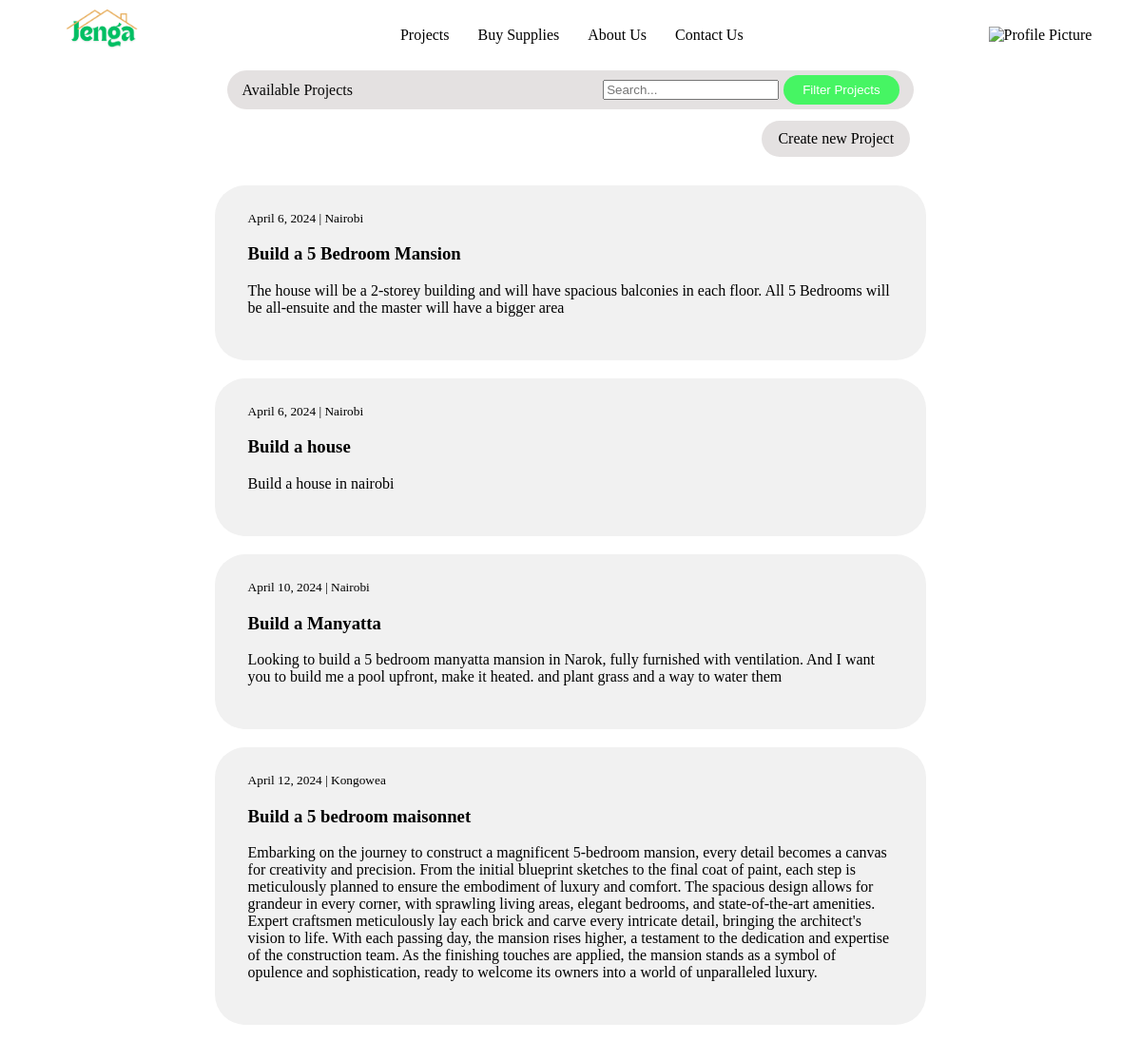
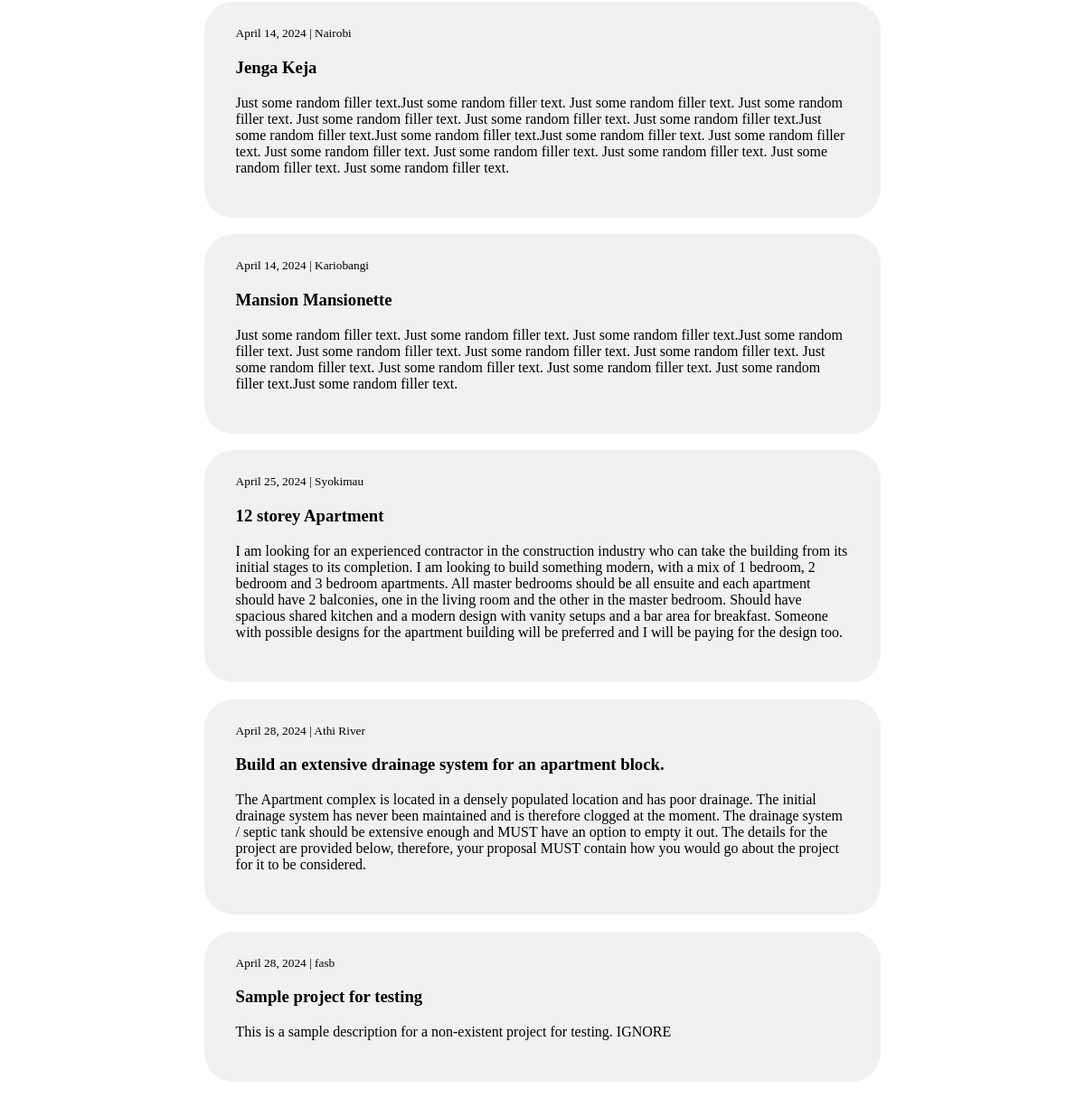
Page /projects/ (signed in) on the committed database (2 pictures, top to bottom).
### base/models.py (models this page shows, shortened)
class Project(models.Model):
    STATUS_CHOICES = (
        ('Open', 'Open'),
        ('In Progress', 'In Progress'),
        ('Completed', 'Completed'),
    )
    user = models.ForeignKey(User, on_delete=models.CASCADE, null=True, blank=True)
    title = models.CharField(max_length=211)
    budget = models.DecimalField(max_digits=10, decimal_places=2, default=0)
    location = models.CharField(max_length=100, null=True, blank=True)
    description  = models.TextField(null=True, blank=True)
    status = models.CharField(choices=STATUS_CHOICES, default='Open', max_length=20)
    created_at = models.DateTimeField(default=timezone.now)
    updated_at = models.DateTimeField(auto_now=True)

### base/views.py (the view)
# urls.py: path('projects/', ListingsTemplate.as_view(), name='projects'),
class ListingsTemplate(ListView):
    model = Project
    context_object_name = 'projects'
    template_name = 'base/projects.html'

### base/templates/base/projects.html (shortened to what this page needs)
{% extends 'base/main.html' %} {% block content %} {% load static %}
<!DOCTYPE html>
<html lang="en">
  <head>
    <link rel="stylesheet" href="{% static 'css/projects.css' %}" />
  </head>
  <body>
    <div class="proj-nav">
      <div class="proj-title">Available Projects</div>
      <div class="search-filter">
        <div class="search-bar">
          <input type="text" placeholder="Search..." />
        </div>
        <button class="filter-button" onclick="filterProjects()">
          Filter Projects
        </button>
      </div>
    </div>
    <div class="create-link">
      <a href="{% url 'project' %}">Create new Project</a>
    </div>
    <br />
    <div class="project-container">
      {% for project in projects %}
      <div class="project1">
        <a href="{% url 'project_detail' project.pk %}">
          <div class="projectDetails">
            {% if project.image %}
            <img src="{{ project.image.url }}" alt="Project Image" />
            <div class="project-description">
              <small
                >{{ project.created_at.date }} | {{ project.location }}</small
              >
              <h3>{{ project.title }}</h3>
              <p>{{ project.description }}</p>
            </div>
            {% else %}
            <div class="project-description">
              <small
                >{{ project.created_at.date }} | {{ project.location }}</small
              >
              <h3>{{ project.title }}</h3>
              <p>{{ project.description }}</p>
            </div>
            {% endif %}
          </div>
        </a>
      </div>
      {% endfor %}
    </div>
    {% endblock content %}

### static/css/main.css (style rules this page uses)
body { width: 96%; margin: auto; background-color: white; }

### static/css/projects.css (style rules this page uses)
.proj-nav { width: 60%; margin: auto; display: flex; align-items: center; justify-content: space-between; background-color: #e4e1e1; color: rgb(7, 7, 7); padding: 5px 15px; border-radius: 1.5rem; margin-bottom: 1%; }
.search-filter { display: flex; flex-wrap: row wrap-reverse; justify-content: flex-end; }
.search-bar { padding: 5px 5px; border-radius: 1.5rem; }
.filter-button { background-color: #46f563; color: #fff; border: none; padding: 8px 20px; border-radius: 1.5rem; cursor: pointer; }
.create-link { width: 62%; margin: auto; display: flex; flex-direction: row-reverse; border-radius: 1.5rem; color: black; text-decoration: none; }
.create-link a { background-color: #e4e1e1; padding: 10px 17px; border-radius: 1.5rem; text-decoration: none; color: black; }
.project-container { width: 65%; margin: auto; overflow: hidden; padding: 12px 15px; }
.project1 { background-color: #f1f1f1; padding: 15px 25px; margin-bottom: 2.5%; border-radius: 2rem; }
.project-container a { text-decoration: none; color: black; }
.projectDetails { margin-bottom: 5px; border-radius: 1.25rem; padding: 10px; }
.project-description { flex: 1; }

### rows in the picture
Project: created_at "April 6, 2024", location "Nairobi", title "Build a 5 Bedroom Mansion", description "The house will be a 2-storey building and will have spacious balconies in each floor. All 5 Bedrooms will be all-ensuite and the master will have a bigger area"
Project: created_at "April 6, 2024", location "Nairobi", title "Build a house", description "Build a house in nairobi"
Project: created_at "April 10, 2024", location "Nairobi", title "Build a Manyatta", description "Looking to build a 5 bedroom manyatta mansion in Narok, fully furnished with ventilation. And I want you to build me a pool upfront, make it heated. and plant grass and a way to water them"
Project: created_at "April 12, 2024", location "Kongowea", title "Build a 5 bedroom maisonnet", description "Embarking on the journey to construct a magnificent 5-bedroom mansion, every detail becomes a canvas for creativity and precision. From the initial blueprint sketches to the final coat of paint, each step is meticulously planned to ensure the embodiment of luxury and comfort. The spacious design allows for grandeur in every corner, with sprawling living areas, elegant bedrooms, and state-of-the-art amenities. Expert craftsmen meticulously lay each brick and carve every intricate detail, bringing the architect's vision to life. With each passing day, the mansion rises higher, a testament to the dedication and expertise of the construction team. As the finishing touches are applied, the…"
Project: created_at "April 14, 2024", location "Nairobi", title "Jenga Keja", description "Just some random filler text.Just some random filler text. Just some random filler text. Just some random filler text. Just some random filler text. Just some random filler text. Just some random filler text.Just some random filler text.Just some random filler text.Just some random filler text. Just some random filler text. Just some random filler text. Just some random filler text. Just some random filler text. Just some random filler text. Just some random filler text."
Project: created_at "April 14, 2024", location "Kariobangi", title "Mansion Mansionette", description "Just some random filler text. Just some random filler text. Just some random filler text.Just some random filler text. Just some random filler text. Just some random filler text. Just some random filler text. Just some random filler text. Just some random filler text. Just some random filler text. Just some random filler text.Just some random filler text."
Project: created_at "April 25, 2024", location "Syokimau", title "12 storey Apartment", description "I am looking for an experienced contractor in the construction industry who can take the building from its initial stages to its completion. I am looking to build something modern, with a mix of 1 bedroom, 2 bedroom and 3 bedroom apartments. All master bedrooms should be all ensuite and each apartment should have 2 balconies, one in the living room and the other in the master bedroom. Should have spacious shared kitchen and a modern design with vanity setups and a bar area for breakfast. Someone with possible designs for the apartment building will be preferred and I will be paying for the design too."
Project: created_at "April 28, 2024", location "Athi River", title "Build an extensive drainage system for an apartment block.", description "The Apartment complex is located in a densely populated location and has poor drainage. The initial drainage system has never been maintained and is therefore clogged at the moment. The drainage system / septic tank should be extensive enough and MUST have an option to empty it out. The details for the project are provided below, therefore, your proposal MUST contain how you would go about the project for it to be considered."
Project: created_at "April 28, 2024", location "fasb", title "Sample project for testing", description "This is a sample description for a non-existent project for testing. IGNORE"
